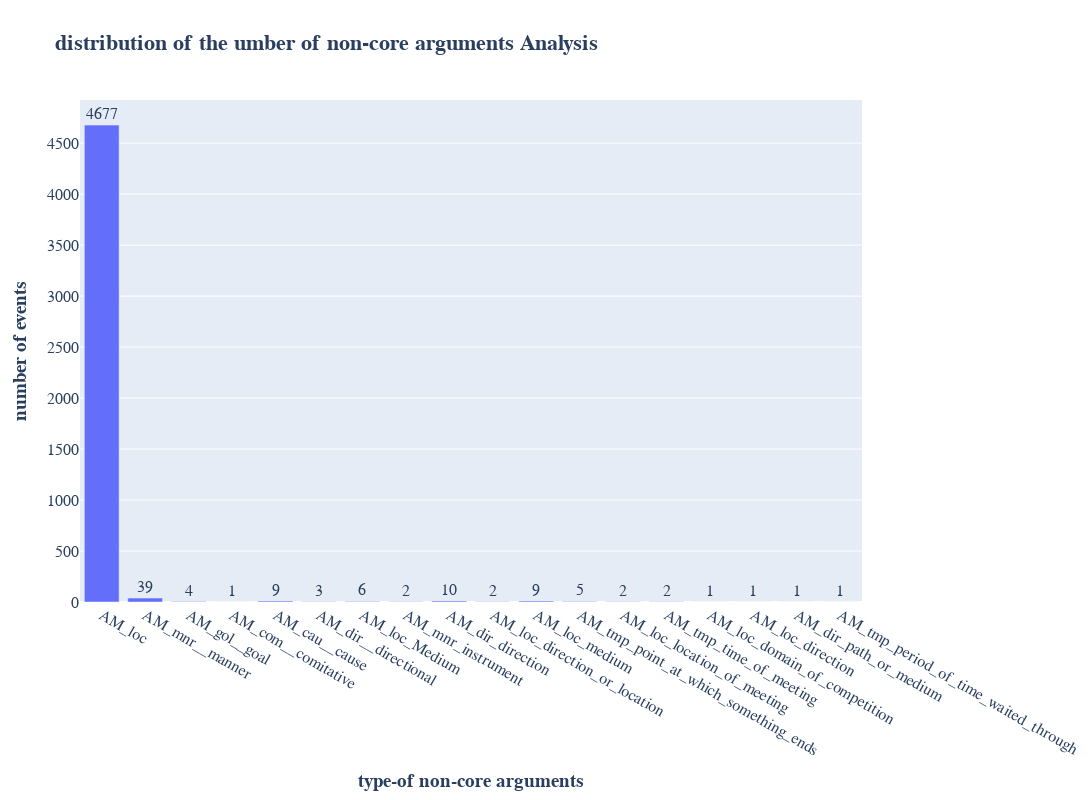

Source (notebook cell):
### Code cell
plot_graph(AM_dict,'distribution of the umber of non-core arguments','type-of non-core arguments','number of events')

### Figure 1 — Plotly figure (JSON) as saved in the notebook; plotly's stock layout.template omitted (floating-point values rounded to 4 significant figures)
{"data": [{"orientation": "v", "text": ["4677", "39", "4", "1", "9", "3", "6", "2", "10", "2", "9", "5", "2", "2", "1", "1", "1", "1"], "textposition": "outside", "type": "bar", "x": ["AM_loc", "AM_mnr__manner", "AM_gol__goal", "AM_com__comitative", "AM_cau__cause", "AM_dir__directional", "AM_loc_Medium", "AM_mnr_instrument", "AM_dir_direction", "AM_loc_direction_or_location", "AM_loc_medium", "AM_tmp_point_at_which_something_ends", "AM_loc_location_of_meeting", "AM_tmp_time_of_meeting", "AM_loc_domain_of_competition", "AM_loc_direction", "AM_dir_path_or_medium", "AM_tmp_period_of_time_waited_through"], "y": [4677, 39, 4, 1, 9, 3, 6, 2, 10, 2, 9, 5, 2, 2, 1, 1, 1, 1]}], "layout": {"font": {"family": "Arial", "size": 16}, "height": 800, "title": {"text": "<b>distribution of the umber of non-core arguments Analysis</b>"}, "width": 1400, "xaxis": {"title": {"text": "<b>type-of non-core arguments</b>"}}, "yaxis": {"title": {"text": "<b>number of events</b>"}}}}
